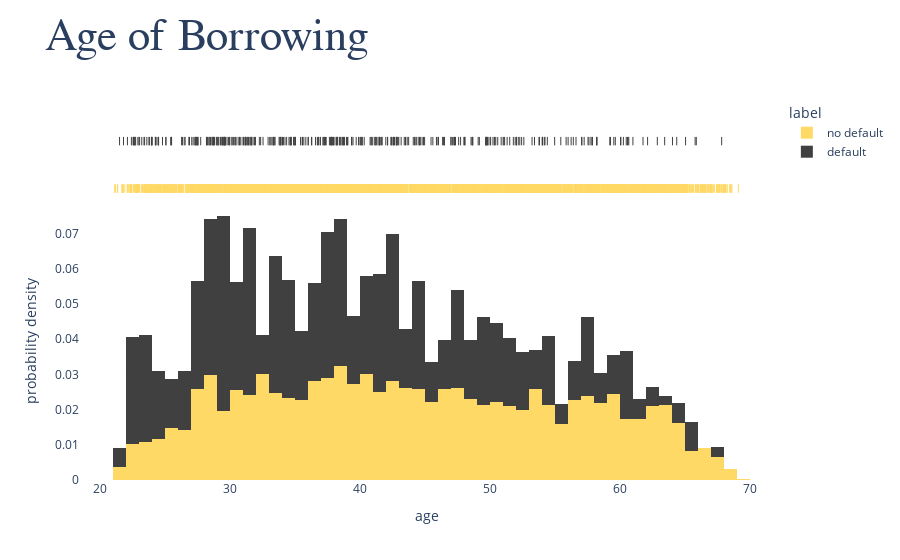

This figure's notebook cell:
### Code cell
df = data_io['applications'].sample(4000)
fig = px.histogram(df, x="age", color="label", marginal="rug", nbins=60,
                   histnorm='probability density',
                  title='Age of Borrowing', color_discrete_map={'no default':'#ffcc33',
                                'default':'#000'})

fig.update_layout(
        title_font_family="Rockwell",
        title_font_size=45,
        hoverlabel=dict(
            bgcolor="white",
            font_size=16,
            font_family="Rockwell",
        ))
fig.update_traces(opacity=0.75)

PlotMng.save_plot(fig, '1_age.html')
fig

### Figure 1 — Plotly figure (JSON) as saved in the notebook; plotly's stock layout.template omitted (floating-point values rounded to 4 significant figures; data arrays with more than 128 entries replaced by an {"elided": "..."} marker saying what was removed)
{"data": [{"alignmentgroup": "True", "bingroup": "x", "histnorm": "probability density", "hovertemplate": "label=no default<br>age=%{x}<br>probability density=%{y}<extra></extra>", "legendgroup": "no default", "marker": {"color": "#ffcc33", "pattern": {"shape": ""}}, "name": "no default", "nbinsx": 60, "offsetgroup": "no default", "opacity": 0.75, "orientation": "v", "showlegend": true, "type": "histogram", "x": {"elided": "3640 float values"}, "xaxis": "x", "yaxis": "y"}, {"alignmentgroup": "True", "boxpoints": "all", "fillcolor": "rgba(255,255,255,0)", "hoveron": "points", "hovertemplate": "label=no default<br>age=%{x}<extra></extra>", "jitter": 0, "legendgroup": "no default", "line": {"color": "rgba(255,255,255,0)"}, "marker": {"color": "#ffcc33", "symbol": "line-ns-open"}, "name": "no default", "offsetgroup": "no default", "opacity": 0.75, "showlegend": false, "type": "box", "x": {"elided": "3640 float values"}, "xaxis": "x2", "yaxis": "y2"}, {"alignmentgroup": "True", "bingroup": "x", "histnorm": "probability density", "hovertemplate": "label=default<br>age=%{x}<br>probability density=%{y}<extra></extra>", "legendgroup": "default", "marker": {"color": "#000", "pattern": {"shape": ""}}, "name": "default", "nbinsx": 60, "offsetgroup": "default", "opacity": 0.75, "orientation": "v", "showlegend": true, "type": "histogram", "x": {"elided": "360 float values"}, "xaxis": "x", "yaxis": "y"}, {"alignmentgroup": "True", "boxpoints": "all", "fillcolor": "rgba(255,255,255,0)", "hoveron": "points", "hovertemplate": "label=default<br>age=%{x}<extra></extra>", "jitter": 0, "legendgroup": "default", "line": {"color": "rgba(255,255,255,0)"}, "marker": {"color": "#000", "symbol": "line-ns-open"}, "name": "default", "offsetgroup": "default", "opacity": 0.75, "showlegend": false, "type": "box", "x": {"elided": "360 float values"}, "xaxis": "x2", "yaxis": "y2"}], "layout": {"autosize": true, "barmode": "relative", "hoverlabel": {"bgcolor": "white", "font": {"family": "Rockwell", "size": 16}}, "legend": {"title": {"text": "label"}, "tracegroupgap": 0}, "paper_bgcolor": "rgba(0, 0, 0, 0)", "plot_bgcolor": "rgba(0, 0, 0, 0)", "title": {"font": {"family": "Rockwell", "size": 45}, "text": "Age of Borrowing"}, "xaxis": {"anchor": "y", "autorange": true, "domain": [0, 1], "range": [18.45, 71.79], "title": {"text": "age"}, "type": "linear"}, "xaxis2": {"anchor": "y2", "autorange": true, "domain": [0, 1], "matches": "x", "range": [18.45, 71.79], "showgrid": true, "showticklabels": false, "type": "linear"}, "yaxis": {"anchor": "x", "autorange": true, "domain": [0, 0.7326], "range": [0, 0.07901], "title": {"text": "probability density"}}, "yaxis2": {"anchor": "x2", "autorange": true, "domain": [0.7426, 1], "matches": "y2", "range": [-0.6385, 1.5], "showgrid": false, "showline": false, "showticklabels": false, "ticks": "", "type": "category"}}}
